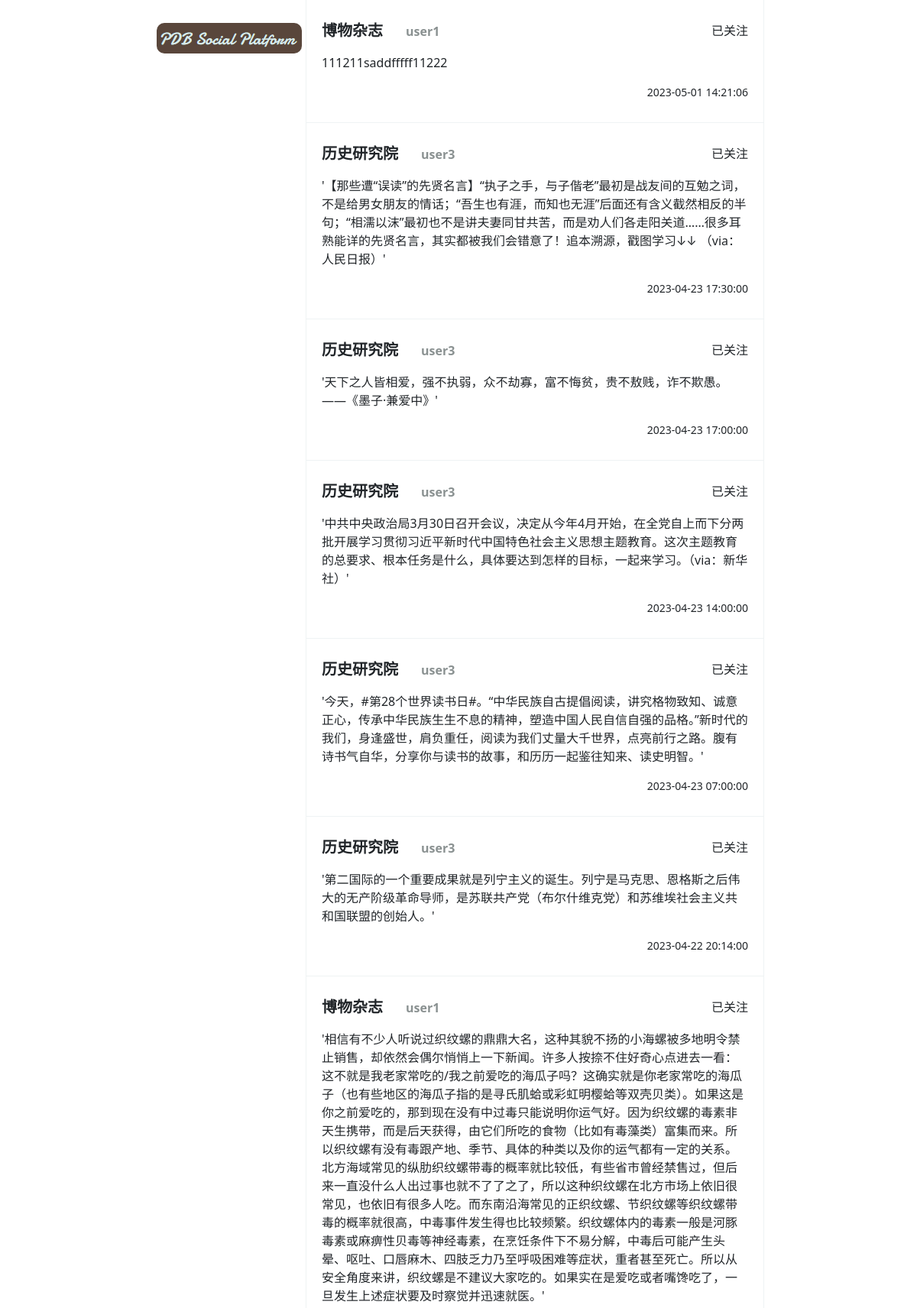
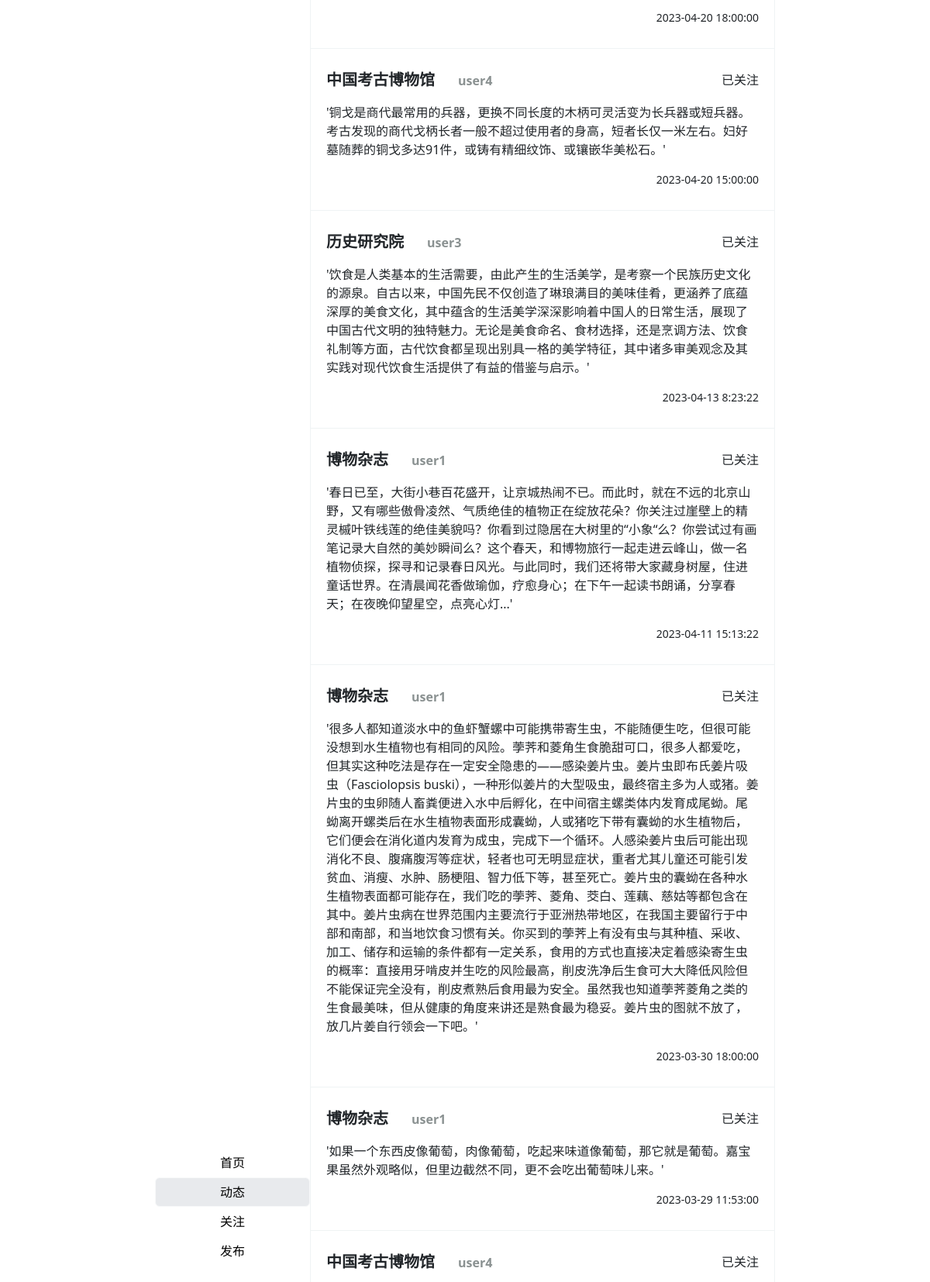
Screenshot of /trend/ (signed in, upper part) with the database file from the repository (2 pictures, top to bottom).
### main/views.py (the view)
# urls.py: path("trend/", trend, name="trend"),
def trend(request):
    userid = request.session.get('userid')
    if not userid:
        return redirect(reverse('login'))
    conn = sqlite3.connect('db.sqlite3')
    cursor = conn.execute('''
    SELECT u.name, p.content, p.datetime, f.id as fid, u.id = ? as uid, u.id, u.account
    FROM post p
    JOIN user u ON p.userid = u.id
    LEFT JOIN focus f ON f.userid = ? AND f.focusid = u.id
    where fid > 0 OR uid > 0
    ORDER BY p.datetime DESC LIMIT 100;''', (userid, userid,))
    rows = cursor.fetchall()
    cursor.close()
    conn.close()
    return render(request, "trend.html", {"data_list": rows})

### main/templatetags/post_item.py (called while the page is built)
@register.inclusion_tag('post_item.html')
def post_item(item):
    return {'item': item}

### main/templates/trend.html (shortened to what this page needs)
{% extends "base.html" %}
{% load post_item %}
{% block content %}
    {% for item in data_list %}
        {% post_item item %}
    {% endfor %}
{% endblock %}

### main/templates/post_item.html
<div class="post-item">
    <div>
        <div class="post-item-title">
            <div style="font-size: 20px; font-weight: 700;">{{ item.0 }}<span class="user_account">{{item.6}}</span></div>
            {% if item.3 > 0 or item.4 > 0%}
                <div>已关注</div>
            {% else %}
                <button type="button" class="btn btn-dark" style="border-radius: 30px; width: 64px" userid="{{ item.5 }}" onclick="focusUser('{{ item.5 }}')">关注</button>
            {% endif %}
        </div>
        <p>{{ item.1 }}</p>
        <div style="height:30px">
            <div style="float: right; font-size: 14px;">{{ item.2 }}</div>
        </div>
    </div>
</div>

### main/templates/base.html (style rules this page uses)
.post-item { border-bottom: 1px rgb(239, 243, 244) solid; padding: 20px; }
.post-item-title { height:40px; display: flex; justify-content: space-between; align-items: center; margin-bottom: 10px; }
.user_account { margin-left: 30px; font-size: 16px; color: #8a9191; }

### rows the page displays
user: name "博物杂志", account "user1", item "111211saddfffff11222", item "2023-05-01 14:21:06", item "'相信有不少人听说过织纹螺的鼎鼎大名，这种其貌不扬的小海螺被多地明令禁止销售，却依然会偶尔悄悄上一下新闻。许多人按捺不住好奇心点进去一看：这不就是我老家常吃的/我之前爱吃的海瓜子吗？这确实就是你老家常吃的海瓜子（也有些地区的海瓜子指的是寻氏肌蛤或彩虹明樱蛤等双壳贝类）。如果这是你之前爱吃的，那到现在没有中过毒只能说明你运气好。因为织纹螺的毒素非天生携带，而是后天获得，由它们所吃的食物（比如有毒藻类）富集而来。所以织纹螺有没有毒跟产地、季节、具体的种类以及你的运气都有一定的关系。北方海域常见的纵肋织纹螺带毒的概率就比较低，有些省市曾经禁售过，但后来一直没什么人出过事也就不了了之了，所以这种织纹螺在北方市场上依旧很常见，也依旧有很多人吃。而东南沿海常见的正织纹螺、节织纹螺等织纹螺带毒的概率就很高，中毒事件发生得也比较频繁。织纹螺体内的毒素一般是河豚毒素或麻痹性贝毒等神经毒素，在烹饪条件下不易分解，中毒后可能产生头晕、呕吐、口唇麻木、四肢乏力乃至呼吸困难等症状，重者甚至死亡。所以从安全角度来讲，织纹螺是不建议大家吃的。如果实在是爱吃或者嘴馋吃了，一旦发生上述症状要及时察觉并迅速就医。'", item "2023-04-20 18:00:00", item "'春日已至，大街小巷百花盛开，让京城热闹不已。而此时，就在不远的北京山野，又有哪些傲骨凌然、气质绝佳的植物正在绽放花朵？你关注过崖壁上的精灵槭叶铁线莲的绝佳美貌吗？你看到过隐居在大树里的“小象“么？你尝试过有画笔记录大自然的美妙瞬间么？这个春天，和博物旅行一起走进云峰山，做一名植物侦探，探寻和记录春日风光。与此同时，我们还将带大家藏身树屋，住进童话世界。在清晨闻花香做瑜伽，疗愈身心；在下午一起读书朗诵，分享春天；在夜晚仰望星空，点亮心灯...'", item "2023-04-11 15:13:22", item "'很多人都知道淡水中的鱼虾蟹螺中可能携带寄生虫，不能随便生吃，但很可能没想到水生植物也有相同的风险。荸荠和菱角生食脆甜可口，很多人都爱吃，但其实这种吃法是存在一定安全隐患的——感染姜片虫。姜片虫即布氏姜片吸虫（Fasciolopsis buski），一种形似姜片的大型吸虫，最终宿主多为人或猪。姜片虫的虫卵随人畜粪便进入水中后孵化，在中间宿主螺类体内发育成尾蚴。尾蚴离开螺类后在水生植物表面形成囊蚴，人或猪吃下带有囊蚴的水生植物后，它们便会在消化道内发育为成虫，完成下一个循环。人感染姜片虫后可能出现消化不良、腹痛腹泻等症状，轻者也可无明显症状，重者尤其儿童还可能引发贫血、消瘦、水肿、肠梗阻、智力低下等，甚至死亡。姜片虫的囊蚴在各种水生植物表面都可能存在，我们吃的荸荠、菱角、茭白、莲藕、慈姑等都包含在其中。姜片虫病在世界范围内主要流行于亚洲热带地区，在我国主要留行于中部和南部，和当地饮食习惯有关。你买到的荸荠上有没有虫与其种植、采收、加工、储存和运输的条件都有一定关系，食用的方式也直接决定着感染寄生虫的概率：直接用牙啃皮并生吃的风险最高，削皮洗净后生食可大大降低风险但不能保证完全没有，削皮煮熟后食用最为安全。虽然我也知道荸荠菱角之类的生食最美味，但从健康的角度来讲还是熟食最为稳妥。姜片虫的图就不放了，放几片姜自行领会一下吧。'", item "2023-03-30 18:00:00", item "'如果一个东西皮像葡萄，肉像葡萄，吃起来味道像葡萄，那它就是葡萄。嘉宝果虽然外观略似，但里边截然不同，更不会吃出葡萄味儿来。'", item "2023-03-29 11:53:00"
user: name "历史研究院", account "user3", item "'【那些遭“误读”的先贤名言】“执子之手，与子偕老”最初是战友间的互勉之词，不是给男女朋友的情话；“吾生也有涯，而知也无涯”后面还有含义截然相反的半句；“相濡以沫”最初也不是讲夫妻同甘共苦，而是劝人们各走阳关道……很多耳熟能详的先贤名言，其实都被我们会错意了！追本溯源，戳图学习↓↓ （via：人民日报）'", item "2023-04-23 17:30:00", item "'天下之人皆相爱，强不执弱，众不劫寡，富不悔贫，贵不敖贱，诈不欺愚。 ——《墨子·兼爱中》'", item "2023-04-23 17:00:00", item "'中共中央政治局3月30日召开会议，决定从今年4月开始，在全党自上而下分两批开展学习贯彻习近平新时代中国特色社会主义思想主题教育。这次主题教育的总要求、根本任务是什么，具体要达到怎样的目标，一起来学习。（via：新华社）'", item "2023-04-23 14:00:00", item "'今天，#第28个世界读书日#。“中华民族自古提倡阅读，讲究格物致知、诚意正心，传承中华民族生生不息的精神，塑造中国人民自信自强的品格。”新时代的我们，身逢盛世，肩负重任，阅读为我们丈量大千世界，点亮前行之路。腹有诗书气自华，分享你与读书的故事，和历历一起鉴往知来、读史明智。'", item "2023-04-23 07:00:00", item "'第二国际的一个重要成果就是列宁主义的诞生。列宁是马克思、恩格斯之后伟大的无产阶级革命导师，是苏联共产党（布尔什维克党）和苏维埃社会主义共和国联盟的创始人。'", item "2023-04-22 20:14:00", item "'饮食是人类基本的生活需要，由此产生的生活美学，是考察一个民族历史文化的源泉。自古以来，中国先民不仅创造了琳琅满目的美味佳肴，更涵养了底蕴深厚的美食文化，其中蕴含的生活美学深深影响着中国人的日常生活，展现了中国古代文明的独特魅力。无论是美食命名、食材选择，还是烹调方法、饮食礼制等方面，古代饮食都呈现出别具一格的美学特征，其中诸多审美观念及其实践对现代饮食生活提供了有益的借鉴与启示。'", item "2023-04-13 8:23:22"
user: name "中国考古博物馆", account "user4", item "'铜戈是商代最常用的兵器，更换不同长度的木柄可灵活变为长兵器或短兵器。考古发现的商代戈柄长者一般不超过使用者的身高，短者长仅一米左右。妇好墓随葬的铜戈多达91件，或铸有精细纹饰、或镶嵌华美松石。'", item "2023-04-20 15:00:00"
